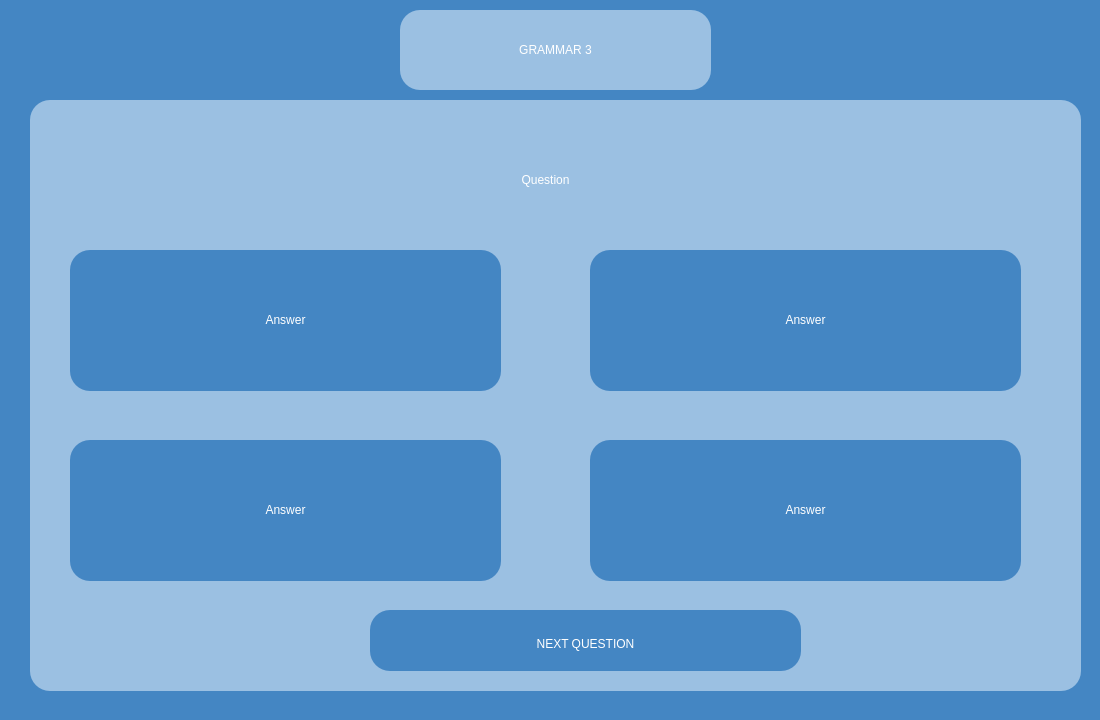
<?xml version="1.0" encoding="UTF-8"?>
<ui version="4.0">
 <class>grammarExam3</class>
 <widget class="QWidget" name="grammarExam3">
  <property name="geometry">
   <rect>
    <x>0</x>
    <y>0</y>
    <width>1100</width>
    <height>720</height>
   </rect>
  </property>
  <property name="windowTitle">
   <string>Form</string>
  </property>
  <property name="styleSheet">
   <string notr="true">background-color:#4486c3;</string>
  </property>
  <widget class="QFrame" name="questionTab">
   <property name="geometry">
    <rect>
     <x>30</x>
     <y>100</y>
     <width>1051</width>
     <height>591</height>
    </rect>
   </property>
   <property name="styleSheet">
    <string notr="true">background-color:rgb(155, 192, 226);
border:0px;
border-radius: 20px;</string>
   </property>
   <property name="frameShape">
    <enum>QFrame::Shape::StyledPanel</enum>
   </property>
   <property name="frameShadow">
    <enum>QFrame::Shadow::Raised</enum>
   </property>
   <widget class="QLabel" name="question">
    <property name="geometry">
     <rect>
      <x>50</x>
      <y>10</y>
      <width>931</width>
      <height>141</height>
     </rect>
    </property>
    <property name="whatsThis">
     <string>&lt;html&gt;&lt;head/&gt;&lt;body&gt;&lt;p align=&quot;center&quot;&gt;&lt;br/&gt;&lt;/p&gt;&lt;/body&gt;&lt;/html&gt;</string>
    </property>
    <property name="styleSheet">
     <string notr="true">color:white;
font: 32pt &quot;Aura&quot;;
text-align:center;</string>
    </property>
    <property name="text">
     <string>&lt;html&gt;&lt;head/&gt;&lt;body&gt;&lt;p align=&quot;center&quot;&gt;Question&lt;/p&gt;&lt;/body&gt;&lt;/html&gt;</string>
    </property>
   </widget>
   <widget class="QFrame" name="answerTab_1">
    <property name="geometry">
     <rect>
      <x>40</x>
      <y>150</y>
      <width>431</width>
      <height>141</height>
     </rect>
    </property>
    <property name="styleSheet">
     <string notr="true">background-color:#4486c3;
border:0px;
border-radius: 20px;</string>
    </property>
    <property name="frameShape">
     <enum>QFrame::Shape::StyledPanel</enum>
    </property>
    <property name="frameShadow">
     <enum>QFrame::Shadow::Raised</enum>
    </property>
    <widget class="QLabel" name="answer_1">
     <property name="geometry">
      <rect>
       <x>10</x>
       <y>40</y>
       <width>411</width>
       <height>61</height>
      </rect>
     </property>
     <property name="whatsThis">
      <string>&lt;html&gt;&lt;head/&gt;&lt;body&gt;&lt;p align=&quot;center&quot;&gt;&lt;br/&gt;&lt;/p&gt;&lt;/body&gt;&lt;/html&gt;</string>
     </property>
     <property name="styleSheet">
      <string notr="true">color:white;
font: 32pt &quot;Aura&quot;;</string>
     </property>
     <property name="text">
      <string>&lt;html&gt;&lt;head/&gt;&lt;body&gt;&lt;p align=&quot;center&quot;&gt;Answer&lt;/p&gt;&lt;/body&gt;&lt;/html&gt;</string>
     </property>
    </widget>
    <widget class="QPushButton" name="answer_1Button">
     <property name="geometry">
      <rect>
       <x>0</x>
       <y>0</y>
       <width>431</width>
       <height>141</height>
      </rect>
     </property>
     <property name="styleSheet">
      <string notr="true">background-color:rgba(0, 0, 0, 0);
border-radius:35px;</string>
     </property>
     <property name="text">
      <string/>
     </property>
    </widget>
    <zorder>answer_1Button</zorder>
    <zorder>answer_1</zorder>
   </widget>
   <widget class="QFrame" name="answerTab_2">
    <property name="geometry">
     <rect>
      <x>560</x>
      <y>150</y>
      <width>431</width>
      <height>141</height>
     </rect>
    </property>
    <property name="styleSheet">
     <string notr="true">background-color:#4486c3;
border:0px;
border-radius: 20px;</string>
    </property>
    <property name="frameShape">
     <enum>QFrame::Shape::StyledPanel</enum>
    </property>
    <property name="frameShadow">
     <enum>QFrame::Shadow::Raised</enum>
    </property>
    <widget class="QLabel" name="answer_2">
     <property name="geometry">
      <rect>
       <x>10</x>
       <y>40</y>
       <width>411</width>
       <height>61</height>
      </rect>
     </property>
     <property name="whatsThis">
      <string>&lt;html&gt;&lt;head/&gt;&lt;body&gt;&lt;p align=&quot;center&quot;&gt;&lt;br/&gt;&lt;/p&gt;&lt;/body&gt;&lt;/html&gt;</string>
     </property>
     <property name="styleSheet">
      <string notr="true">color:white;
font: 32pt &quot;Aura&quot;;</string>
     </property>
     <property name="text">
      <string>&lt;html&gt;&lt;head/&gt;&lt;body&gt;&lt;p align=&quot;center&quot;&gt;Answer&lt;/p&gt;&lt;/body&gt;&lt;/html&gt;</string>
     </property>
    </widget>
    <widget class="QPushButton" name="answer_2Button">
     <property name="geometry">
      <rect>
       <x>0</x>
       <y>0</y>
       <width>431</width>
       <height>141</height>
      </rect>
     </property>
     <property name="styleSheet">
      <string notr="true">background-color:rgba(0, 0, 0, 0);
border-radius:35px;</string>
     </property>
     <property name="text">
      <string/>
     </property>
    </widget>
    <zorder>answer_2Button</zorder>
    <zorder>answer_2</zorder>
   </widget>
   <widget class="QFrame" name="answerTab_3">
    <property name="geometry">
     <rect>
      <x>40</x>
      <y>340</y>
      <width>431</width>
      <height>141</height>
     </rect>
    </property>
    <property name="styleSheet">
     <string notr="true">background-color:#4486c3;
border:0px;
border-radius: 20px;</string>
    </property>
    <property name="frameShape">
     <enum>QFrame::Shape::StyledPanel</enum>
    </property>
    <property name="frameShadow">
     <enum>QFrame::Shadow::Raised</enum>
    </property>
    <widget class="QLabel" name="answer_3">
     <property name="geometry">
      <rect>
       <x>10</x>
       <y>40</y>
       <width>411</width>
       <height>61</height>
      </rect>
     </property>
     <property name="whatsThis">
      <string>&lt;html&gt;&lt;head/&gt;&lt;body&gt;&lt;p align=&quot;center&quot;&gt;&lt;br/&gt;&lt;/p&gt;&lt;/body&gt;&lt;/html&gt;</string>
     </property>
     <property name="styleSheet">
      <string notr="true">color:white;
font: 32pt &quot;Aura&quot;;</string>
     </property>
     <property name="text">
      <string>&lt;html&gt;&lt;head/&gt;&lt;body&gt;&lt;p align=&quot;center&quot;&gt;Answer&lt;/p&gt;&lt;/body&gt;&lt;/html&gt;</string>
     </property>
    </widget>
    <widget class="QPushButton" name="answer_3Button">
     <property name="geometry">
      <rect>
       <x>0</x>
       <y>0</y>
       <width>431</width>
       <height>141</height>
      </rect>
     </property>
     <property name="styleSheet">
      <string notr="true">background-color:rgba(0, 0, 0, 0);
border-radius:35px;</string>
     </property>
     <property name="text">
      <string/>
     </property>
    </widget>
    <zorder>answer_3Button</zorder>
    <zorder>answer_3</zorder>
   </widget>
   <widget class="QFrame" name="answerTab_4">
    <property name="geometry">
     <rect>
      <x>560</x>
      <y>340</y>
      <width>431</width>
      <height>141</height>
     </rect>
    </property>
    <property name="styleSheet">
     <string notr="true">background-color:#4486c3;
border:0px;
border-radius: 20px;</string>
    </property>
    <property name="frameShape">
     <enum>QFrame::Shape::StyledPanel</enum>
    </property>
    <property name="frameShadow">
     <enum>QFrame::Shadow::Raised</enum>
    </property>
    <widget class="QLabel" name="answer_4">
     <property name="geometry">
      <rect>
       <x>10</x>
       <y>40</y>
       <width>411</width>
       <height>61</height>
      </rect>
     </property>
     <property name="whatsThis">
      <string>&lt;html&gt;&lt;head/&gt;&lt;body&gt;&lt;p align=&quot;center&quot;&gt;&lt;br/&gt;&lt;/p&gt;&lt;/body&gt;&lt;/html&gt;</string>
     </property>
     <property name="styleSheet">
      <string notr="true">color:white;
font: 32pt &quot;Aura&quot;;</string>
     </property>
     <property name="text">
      <string>&lt;html&gt;&lt;head/&gt;&lt;body&gt;&lt;p align=&quot;center&quot;&gt;Answer&lt;/p&gt;&lt;/body&gt;&lt;/html&gt;</string>
     </property>
    </widget>
    <widget class="QPushButton" name="answer_4Button">
     <property name="geometry">
      <rect>
       <x>0</x>
       <y>0</y>
       <width>431</width>
       <height>141</height>
      </rect>
     </property>
     <property name="styleSheet">
      <string notr="true">background-color:rgba(0, 0, 0, 0);
border-radius:35px;</string>
     </property>
     <property name="text">
      <string/>
     </property>
    </widget>
    <zorder>answer_4Button</zorder>
    <zorder>answer_4</zorder>
   </widget>
   <widget class="QFrame" name="nextTab">
    <property name="geometry">
     <rect>
      <x>340</x>
      <y>510</y>
      <width>431</width>
      <height>61</height>
     </rect>
    </property>
    <property name="styleSheet">
     <string notr="true">background-color:#4486c3;
border:0px;
border-radius: 20px;</string>
    </property>
    <property name="frameShape">
     <enum>QFrame::Shape::StyledPanel</enum>
    </property>
    <property name="frameShadow">
     <enum>QFrame::Shadow::Raised</enum>
    </property>
    <widget class="QLabel" name="next">
     <property name="geometry">
      <rect>
       <x>70</x>
       <y>4</y>
       <width>291</width>
       <height>61</height>
      </rect>
     </property>
     <property name="whatsThis">
      <string>&lt;html&gt;&lt;head/&gt;&lt;body&gt;&lt;p align=&quot;center&quot;&gt;&lt;br/&gt;&lt;/p&gt;&lt;/body&gt;&lt;/html&gt;</string>
     </property>
     <property name="styleSheet">
      <string notr="true">color:white;
font: 32pt &quot;Aura&quot;;</string>
     </property>
     <property name="text">
      <string>&lt;html&gt;&lt;head/&gt;&lt;body&gt;&lt;p align=&quot;center&quot;&gt;NEXT QUESTION&lt;/p&gt;&lt;/body&gt;&lt;/html&gt;</string>
     </property>
    </widget>
    <widget class="QPushButton" name="nextButton">
     <property name="geometry">
      <rect>
       <x>0</x>
       <y>0</y>
       <width>431</width>
       <height>61</height>
      </rect>
     </property>
     <property name="styleSheet">
      <string notr="true">background-color:rgba(0, 0, 0, 0);
border-radius:35px;</string>
     </property>
     <property name="text">
      <string/>
     </property>
    </widget>
   </widget>
  </widget>
  <widget class="QFrame" name="You_profile_back">
   <property name="geometry">
    <rect>
     <x>400</x>
     <y>10</y>
     <width>311</width>
     <height>80</height>
    </rect>
   </property>
   <property name="styleSheet">
    <string notr="true">background-color:rgb(155, 192, 226);
border:0px;
border-radius: 20px;</string>
   </property>
   <property name="frameShape">
    <enum>QFrame::Shape::StyledPanel</enum>
   </property>
   <property name="frameShadow">
    <enum>QFrame::Shadow::Raised</enum>
   </property>
   <widget class="QLabel" name="your_profile_text">
    <property name="geometry">
     <rect>
      <x>10</x>
      <y>10</y>
      <width>291</width>
      <height>61</height>
     </rect>
    </property>
    <property name="styleSheet">
     <string notr="true">color:white;
font: 32pt &quot;Aura&quot;;</string>
    </property>
    <property name="text">
     <string>&lt;html&gt;&lt;head/&gt;&lt;body&gt;&lt;p align=&quot;center&quot;&gt;GRAMMAR 3&lt;/p&gt;&lt;/body&gt;&lt;/html&gt;</string>
    </property>
   </widget>
  </widget>
 </widget>
 <resources/>
 <connections/>
</ui>
